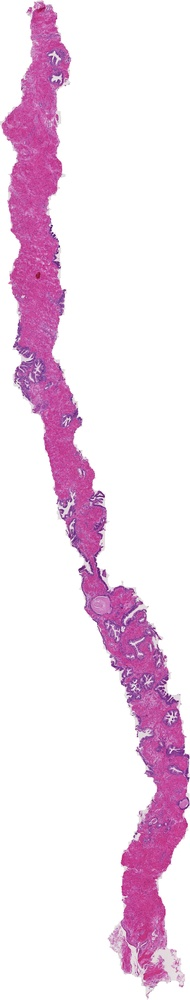
#> input picture cells_preprocessing/images/train1_1.jpg, 190 x 1000 px, shrunk from 1368 x 7200 before the run
$ python task_3_ch.py
#> lines starting #> are read from the running program, lines starting #| are printed output that depends on the picture
import matplotlib.pyplot as plt
import numpy as np
import cv2
import math


def initialize_image(path):
    """Инициализирует картинку"""
#> called with path = 'images/train1_1.jpg'
    image = cv2.imread(path)
#> image is the input picture: shape (1000, 190, 3); mean B, G, R 234.2, 218.7, 239.8
    image = cv2.cvtColor(image, cv2.COLOR_BGR2RGB)
    return image


def mod_rotation(image, angle):
    """Вспомогательная функция вращения для вычисления средней толщины"""
    h, w, _ = image.shape
    center_y, center_x = h // 2, w // 2

    rotation_matrix = cv2.getRotationMatrix2D((center_x, center_y), angle, 1)
    cos = np.abs(rotation_matrix[0][0])
    sin = np.abs(rotation_matrix[0][1])
    new_w = int((h * sin) + (w * cos))
    new_h = int((h * cos) + (w * sin))
    rotation_matrix[0][2] += new_w / 2 - center_x
    rotation_matrix[1][2] += new_h / 2 - center_y
    rotated = cv2.warpAffine(image, rotation_matrix, (new_w, new_h))
    return rotated


def plot_one_image(image):
    """Выводит картинку"""
    plt.figure(figsize=(7, 7))

    plt.subplot(111)
    plt.title('Сегмент')
    plt.imshow(image)

    plt.show()


def plot_image(image, segmented):
    """Выводит картинку"""
    plt.figure(figsize=(16, 9))

    plt.subplot(121)
    plt.title('Исходное изображение')
    plt.imshow(image)

    plt.subplot(122)
    plt.title('Нарезанное изображение')
    plt.imshow(segmented)

    plt.show()


def calc_mean_width(image):
    """Вычисляем среднюю толщину"""
    width_data = []
    for i in range(0, len(image) - 1, 30):
        width = 0
        for j in range(len(image[0])):
            if (image[i, j] == 255).all() or (image[i, j] == 0).all():
                continue
            else:
                width += 1
        width_data.append(width)

    return np.array(width_data).mean()


def cutting_image(image, value):
    """Нарезает изображение на сегменты"""
    squares = []
    i, j = value // 2, 0
    flag = False
    while i < len(image):
        if flag:
            i += value - 1
            if i >= len(image):
                break
            flag = False
        j = 0
        while j < len(image[0]):
            if (image[i, j] != 255).all():
                flag = True
                square = image[i - value // 2: i + value // 2, j: j + value]
                squares.append(square)
                j += value
            else:
                j += 1
        i += 1

    return squares


def building_new_image(squares, value):
    """Собирает нарезанные кусочки."""

    sqrt = math.ceil(math.sqrt(len(squares)))
    i, j = 0, 0
    ones_array = np.ones((value * sqrt, value * sqrt, 3), dtype=np.uint8)
    ones_array *= 255
    while i < len(ones_array):
        if squares:
            if j < len(ones_array[0]):
                ones_array[i:i + squares[0].shape[0], j:j + squares[0].shape[1]] = squares[0]
                squares.pop(0)
                j += value
            else:
                j = 0
                i += value
        else:
            break

    return ones_array


image = initialize_image('images/train1_1.jpg')
means = []
for i in range(0, 91, 15):
    rotation = mod_rotation(image, i)

    # Сканирование средней ширины
    mean = calc_mean_width(rotation)
    means.append(mean)
#> this loop made 7 passes
#> mean on passes 1 to 7: 60.85, 62.18, 66.72, 75.68, 92.52, 137.6, 266.9
#> pass 2, in mod_rotation (call 2), `rotated = cv2.warpAffine(image, rotation_matrix, (new_w, new_h))`:
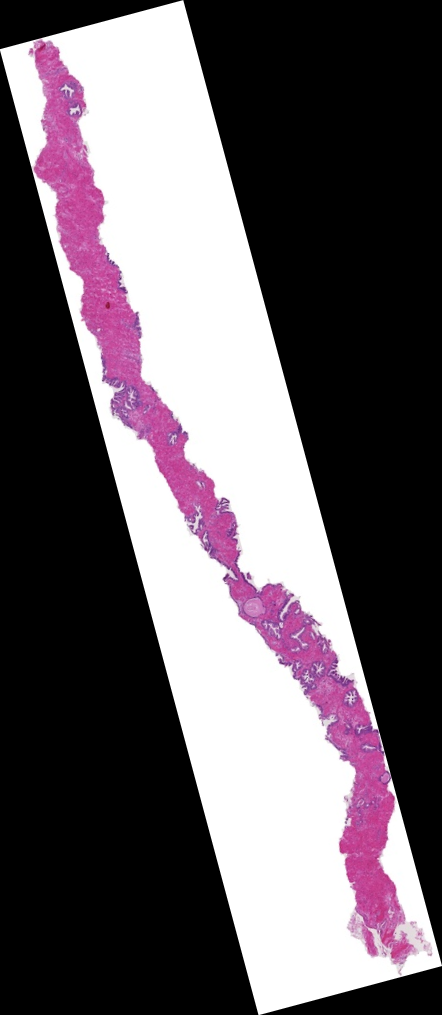
#> rotated: shape (1015, 442, 3); mean R, G, B 101.5, 92.6, 99.2
#> pass 3, in mod_rotation (call 3), `rotated = cv2.warpAffine(image, rotation_matrix, (new_w, new_h))`:
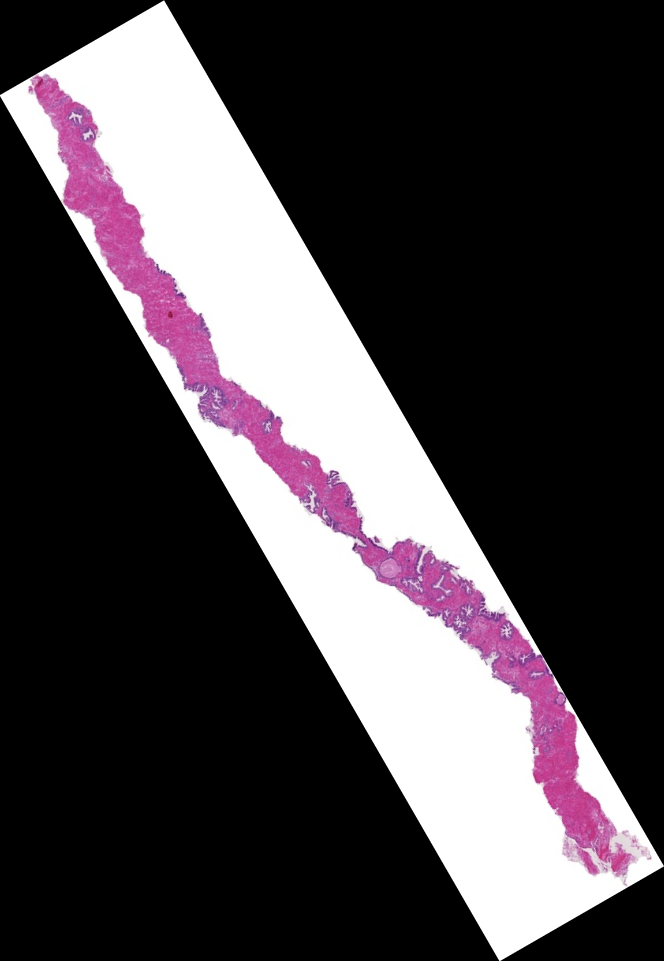
#> rotated: shape (961, 664, 3); mean R, G, B 71.4, 65.1, 69.7
#> after the loop:
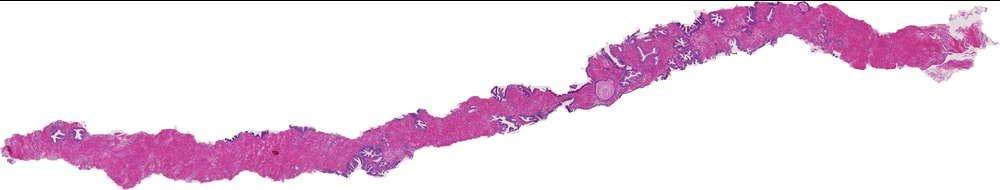
#> rotation: shape (190, 1000, 3); mean R, G, B 238.4, 217.4, 232.8
#> after the loop, means = [60.85, 62.18, 66.72, 75.68, 92.52, 137.6, 266.9]

min_mean = int(min(means) / 1.5)
#> min_mean = 40

# Массив из нарезанных картинок
squares = cutting_image(image, min_mean)
#> in cutting_image, `i, j = value // 2, 0`: i = 20; j = 0
#> the loop in cutting_image, `while i < len(image):` made 26 passes
#> i on passes 1 to 12: 21, 61, 101, 141, 181, 221, 261, 301, 341, 381, 421, 461
#> after the loop in cutting_image, `while i < len(image):`: i = 1020; squares = 45 items
#> squares = 45 items

# Собираем кусочки и отображаем
new_img = building_new_image(squares, min_mean)
#> in building_new_image, `sqrt = math.ceil(math.sqrt(len(squares)))`: sqrt = 7
#> the loop in building_new_image, `while i < len(ones_array):` made 52 passes
#> j on passes 1, 2, 3, 4, 5, 6, 7, 9, 10, 11, 12, 13: 40, 80, 120, 160, 200, 240, 280, 40, 80, 120, 160, 200
#> after the loop in building_new_image, `while i < len(ones_array):`:
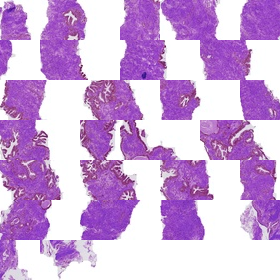
#> ones_array: shape (280, 280, 3); mean of channels 0, 1, 2 219.3, 169.5, 206; drawn as B, G, R
#> after the loop in building_new_image, `while i < len(ones_array):`: i = 240; squares = []
plot_image(image, new_img)

$ run again, with cells_preprocessing/images/train0_1.jpg copied over cells_preprocessing/images/train1_1.jpg
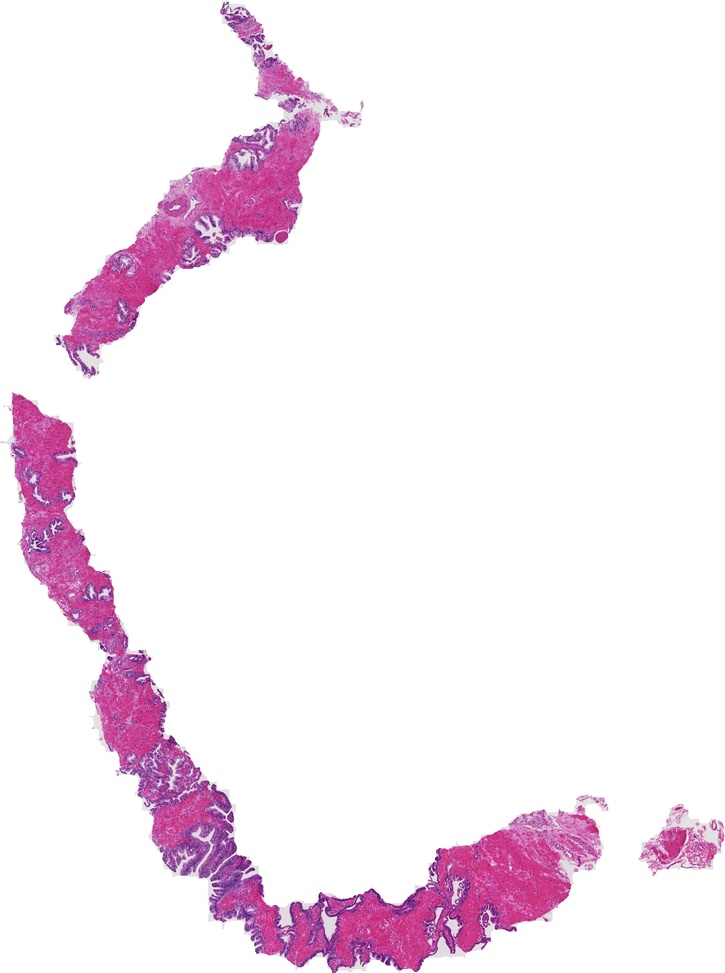
#> input picture cells_preprocessing/images/train0_1.jpg, 725 x 973 px, shrunk from 3160 x 4240 before the run
#> in initialize_image, image is the input picture: shape (973, 725, 3); mean B, G, R 242.9, 234.1, 246.2
#> the loop `for i in range(0, 91, 15):` made 7 passes
#> mean on passes 1 to 7: 147.2, 110.2, 101.8, 105.3, 110.9, 132.5, 204.2
#> after the loop `for i in range(0, 91, 15):`:
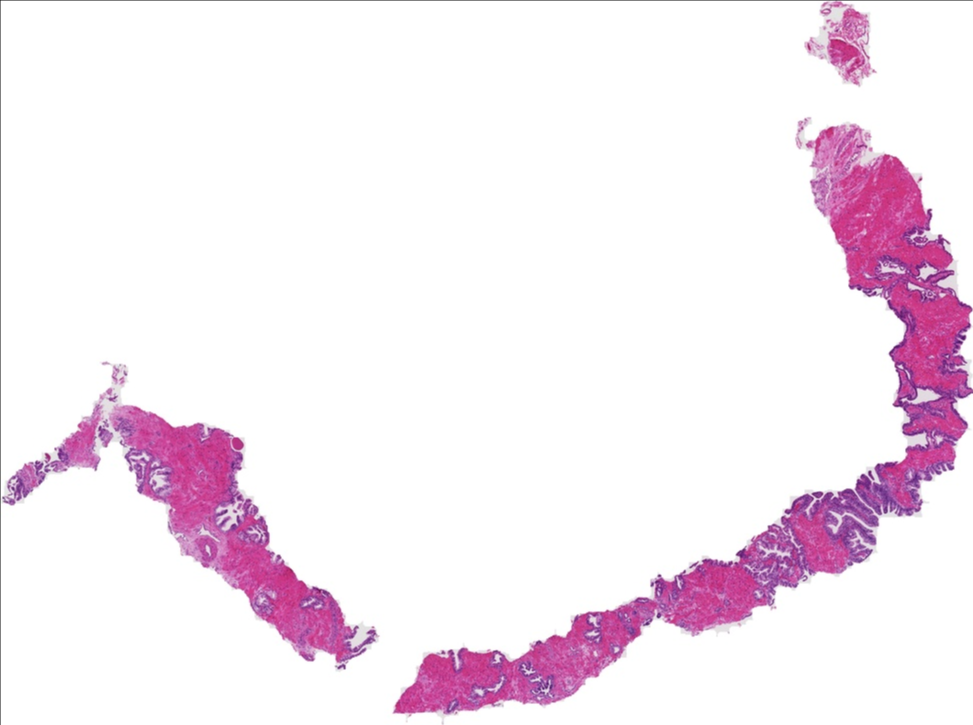
#> rotation: shape (725, 973, 3); mean R, G, B 245.9, 233.8, 242.6
#> after the loop `for i in range(0, 91, 15):`: means = [147.2, 110.2, 101.8, 105.3, 110.9, 132.5, 204.2]
#> min_mean = 67
#> in cutting_image, `i, j = value // 2, 0`: i = 33; j = 0
#> the loop in cutting_image, `while i < len(image):` made 16 passes
#> i on passes 1 to 8: 34, 101, 168, 235, 302, 369, 436, 503
#> after the loop in cutting_image, `while i < len(image):`: i = 1038; squares = 34 items
#> sqrt = 6
#> the loop in building_new_image, `while i < len(ones_array):` made 40 passes
#> j on passes 1, 2, 3, 4, 5, 6, 8, 9: 67, 134, 201, 268, 335, 402, 67, 134
#> after the loop in building_new_image, `while i < len(ones_array):`:
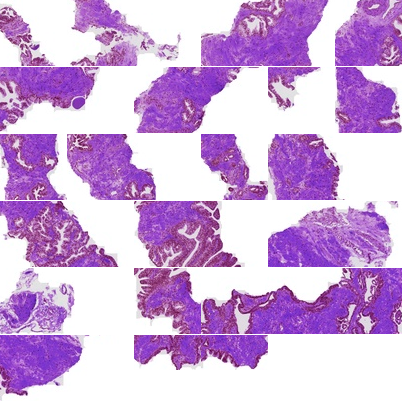
#> ones_array: shape (402, 402, 3); mean of channels 0, 1, 2 219.9, 170.7, 206.1; drawn as B, G, R
#> after the loop in building_new_image, `while i < len(ones_array):`: i = 335; squares = []

$ run again, with cells_preprocessing/images/train2_1.jpg copied over cells_preprocessing/images/train1_1.jpg
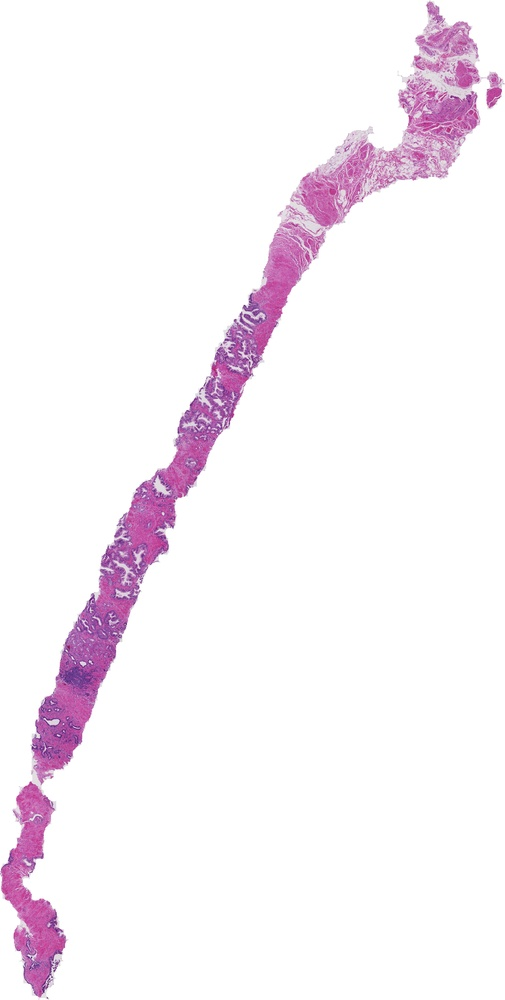
#> input picture cells_preprocessing/images/train2_1.jpg, 505 x 1000 px, shrunk from 3880 x 7688 before the run
#> in initialize_image, image is the input picture: shape (1000, 505, 3); mean B, G, R 247.3, 241.6, 248.3
#> the loop `for i in range(0, 91, 15):` made 7 passes
#> mean on passes 1 to 7: 70.29, 66.19, 62.79, 68.22, 78.59, 100.2, 191.4
#> after the loop `for i in range(0, 91, 15):`:
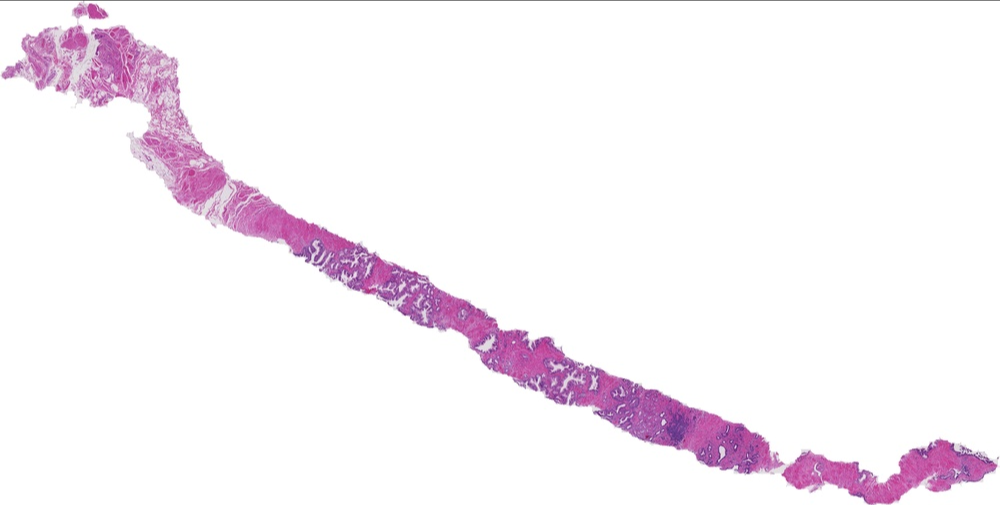
#> rotation: shape (505, 1000, 3); mean R, G, B 248.1, 241.4, 247.1
#> after the loop `for i in range(0, 91, 15):`: means = [70.29, 66.19, 62.79, 68.22, 78.59, 100.2, 191.4]
#> min_mean = 41
#> in cutting_image, `i, j = value // 2, 0`: i = 20; j = 0
#> the loop in cutting_image, `while i < len(image):` made 25 passes
#> i on passes 1 to 8: 21, 62, 103, 144, 185, 226, 267, 308
#> after the loop in cutting_image, `while i < len(image):`: i = 1004; squares = 45 items
#> sqrt = 7
#> the loop in building_new_image, `while i < len(ones_array):` made 52 passes
#> j on passes 1, 2, 3, 4, 5, 6, 7, 9: 41, 82, 123, 164, 205, 246, 287, 41
#> after the loop in building_new_image, `while i < len(ones_array):`:
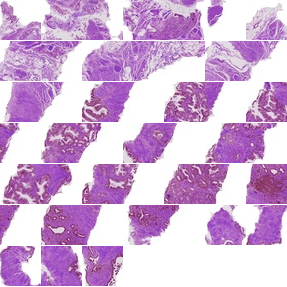
#> ones_array: shape (287, 287, 3); mean of channels 0, 1, 2 216.7, 177.8, 211; drawn as B, G, R
#> after the loop in building_new_image, `while i < len(ones_array):`: i = 246; squares = []

$ run again, with cells_preprocessing/images/train3_1.jpg copied over cells_preprocessing/images/train1_1.jpg
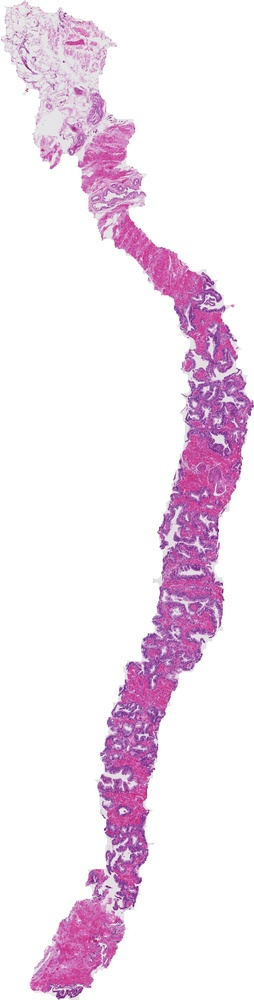
#> input picture cells_preprocessing/images/train3_1.jpg, 254 x 1000 px, shrunk from 1368 x 5376 before the run
#> in initialize_image, image is the input picture: shape (1000, 254, 3); mean B, G, R 238.1, 225.5, 240.7
#> the loop `for i in range(0, 91, 15):` made 7 passes
#> mean on passes 1 to 7: 77.82, 76.77, 79.38, 90.17, 113.8, 160.5, 277.1
#> after the loop `for i in range(0, 91, 15):`:
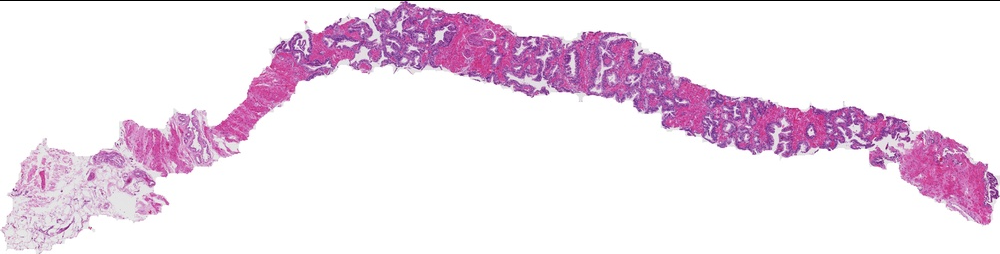
#> rotation: shape (254, 1000, 3); mean R, G, B 239.7, 224.5, 237.1
#> after the loop `for i in range(0, 91, 15):`: means = [77.82, 76.77, 79.38, 90.17, 113.8, 160.5, 277.1]
#> min_mean = 51
#> in cutting_image, `i, j = value // 2, 0`: i = 25; j = 0
#> the loop in cutting_image, `while i < len(image):` made 21 passes
#> i on passes 1 to 8: 26, 77, 128, 179, 230, 281, 332, 383
#> after the loop in cutting_image, `while i < len(image):`: i = 1045; squares = 39 items
#> sqrt = 7
#> the loop in building_new_image, `while i < len(ones_array):` made 45 passes
#> j on passes 1, 2, 3, 4, 5, 6, 7, 9: 51, 102, 153, 204, 255, 306, 357, 51
#> after the loop in building_new_image, `while i < len(ones_array):`:
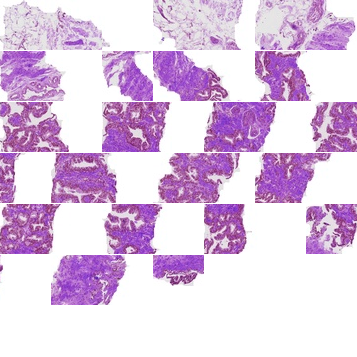
#> ones_array: shape (357, 357, 3); mean of channels 0, 1, 2 227.9, 199.3, 223.2; drawn as B, G, R
#> after the loop in building_new_image, `while i < len(ones_array):`: i = 255; squares = []
